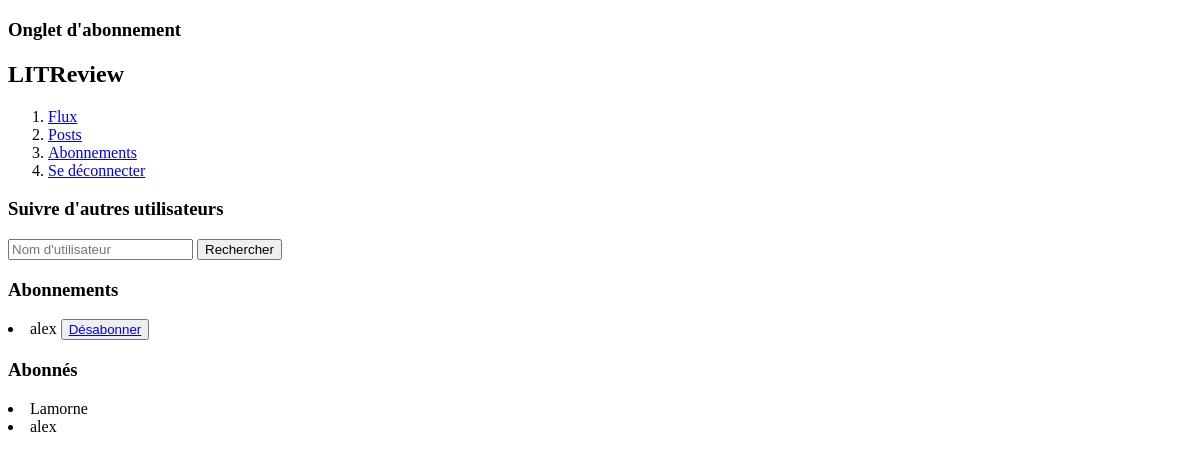
Before: /follow/ (signed in) with the older database file.
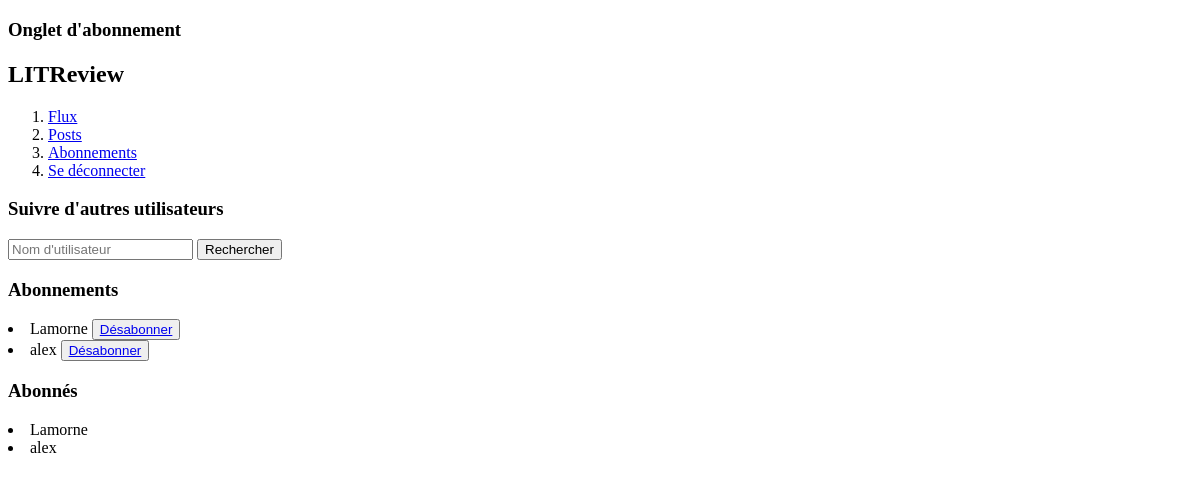
After: the same page with the newer database file.
### website/models.py (models this page shows)
class UserFollows(models.Model):
    user = models.ForeignKey(to=settings.AUTH_USER_MODEL, on_delete=models.CASCADE, related_name='following')
    followed_user = models.ForeignKey(to=settings.AUTH_USER_MODEL, on_delete=models.CASCADE, related_name='followed_by')
    class Meta:
        unique_together = ('user', 'followed_user', )
        verbose_name = 'Abonné'

### accounts/models.py (models this page shows, shortened)
class User(AbstractUser):
    objects = UserManager()
    USERNAME_FIELD = 'username'

### website/views.py (the view)
# urls.py: path('follow/', follow_page, name='page_abonnement'),
def follow_page(request):
    if request.user.is_authenticated:
        current_user = request.user.id
        user_followed = UserFollows.objects.filter(followed_user_id=current_user)
        follower = UserFollows.objects.filter(user_id=current_user)
        return render(request, 'follow_page.html', {'user_followed': user_followed,
                                                'follower': follower})
    else:
        messages.success(request, 'Vous devez être connecter pour accéder à cette page...')
        return redirect('connexion')

### website/templates/follow_page.html (shortened to what this page needs)
{% extends 'base_user.html' %}
{% block subtitle %}Onglet d'abonnement{% endblock %}
{% block content %}
    <div>
        <h3>Suivre d'autres utilisateurs</h3>
       {% include 'search_field.html' %}
    </div>
    <div>
        <h3>Abonnements</h3>
        {% for user in user_followed %}
            <li>
                {{ user.user }}
                <button type="button"><a href="{% url "désabonner" pk=user.user_id %}">Désabonner</a></button>
            </li>
        {% endfor %}
    </div>
    <div>
        <h3>Abonnés</h3>
        {% for user in follower %}
            <li>{{ user.followed_user }}</li>
        {% endfor %}
    </div>
{% endblock %}

Changed rows visible on the page:
added UserFollows: user "Lamorne", shown under "Abonnements"
